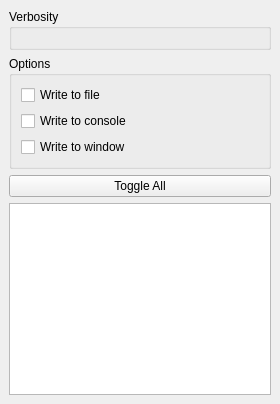
<?xml version="1.0" encoding="UTF-8"?>
<ui version="4.0">
 <class>LogSettings</class>
 <widget class="QDockWidget" name="LogSettings">
  <property name="minimumSize">
   <size>
    <width>280</width>
    <height>333</height>
   </size>
  </property>
  <property name="windowTitle">
   <string>Log Settings</string>
  </property>
  <widget class="QWidget" name="logSettingsContents">
   <layout class="QVBoxLayout" name="logSettingsLayout">
    <item>
     <widget class="QGroupBox" name="verbosityGrp">
      <property name="title">
       <string>Verbosity</string>
      </property>
      <layout class="QVBoxLayout" name="verbosityLayout"/>
     </widget>
    </item>
    <item>
     <widget class="QGroupBox" name="optionsGrp">
      <property name="title">
       <string>Options</string>
      </property>
      <layout class="QVBoxLayout" name="optionsLayout">
       <item>
        <widget class="QCheckBox" name="chkToFile">
         <property name="text">
          <string>Write to file</string>
         </property>
        </widget>
       </item>
       <item>
        <widget class="QCheckBox" name="chkToConsole">
         <property name="text">
          <string>Write to console</string>
         </property>
        </widget>
       </item>
       <item>
        <widget class="QCheckBox" name="chkToWindow">
         <property name="text">
          <string>Write to window</string>
         </property>
        </widget>
       </item>
      </layout>
     </widget>
    </item>
    <item>
     <widget class="QPushButton" name="togAllBtn">
      <property name="text">
       <string>Toggle All</string>
      </property>
     </widget>
    </item>
    <item>
     <widget class="QListWidget" name="listVerbosity"/>
    </item>
   </layout>
  </widget>
 </widget>
 <resources/>
 <connections/>
</ui>
